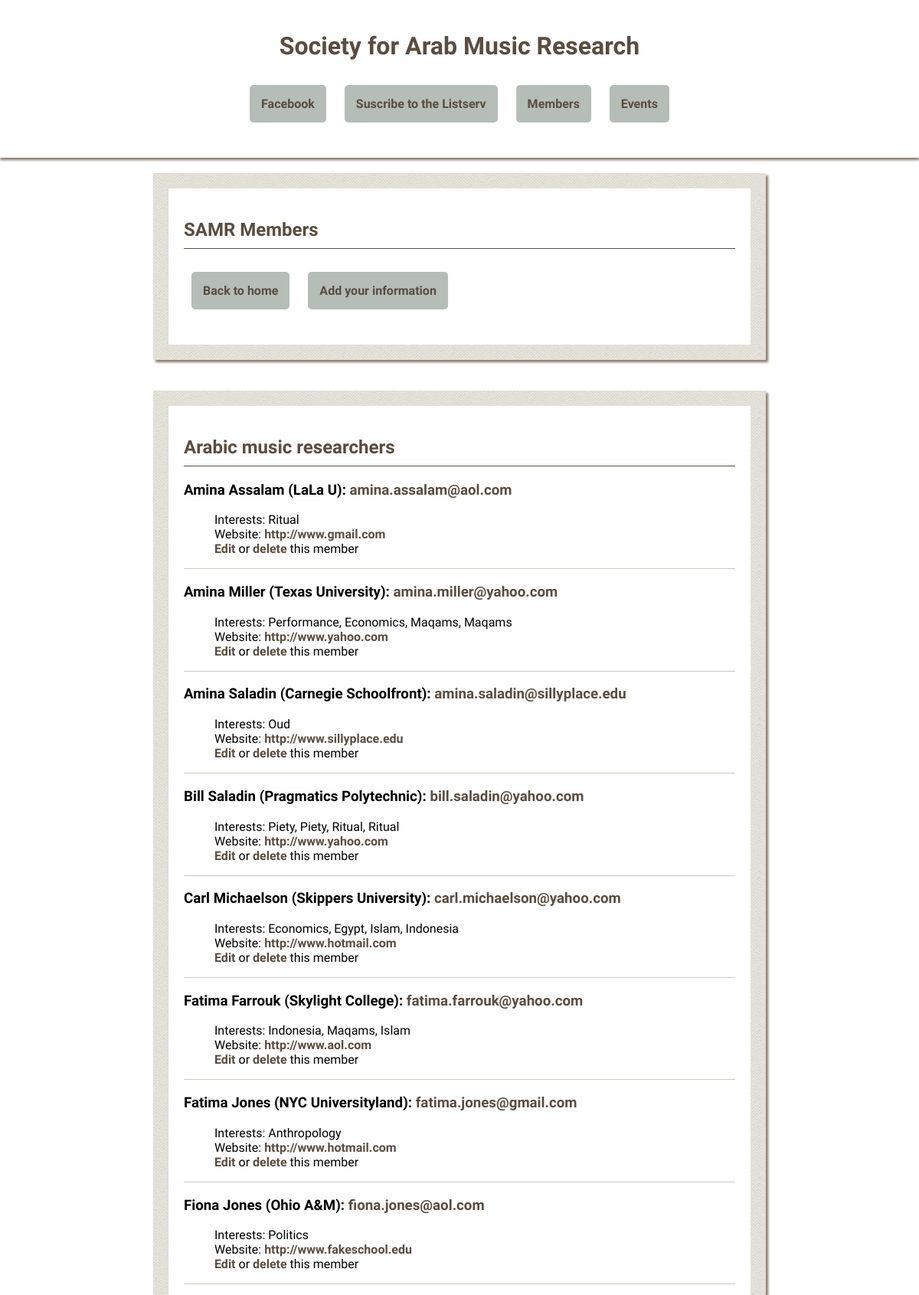
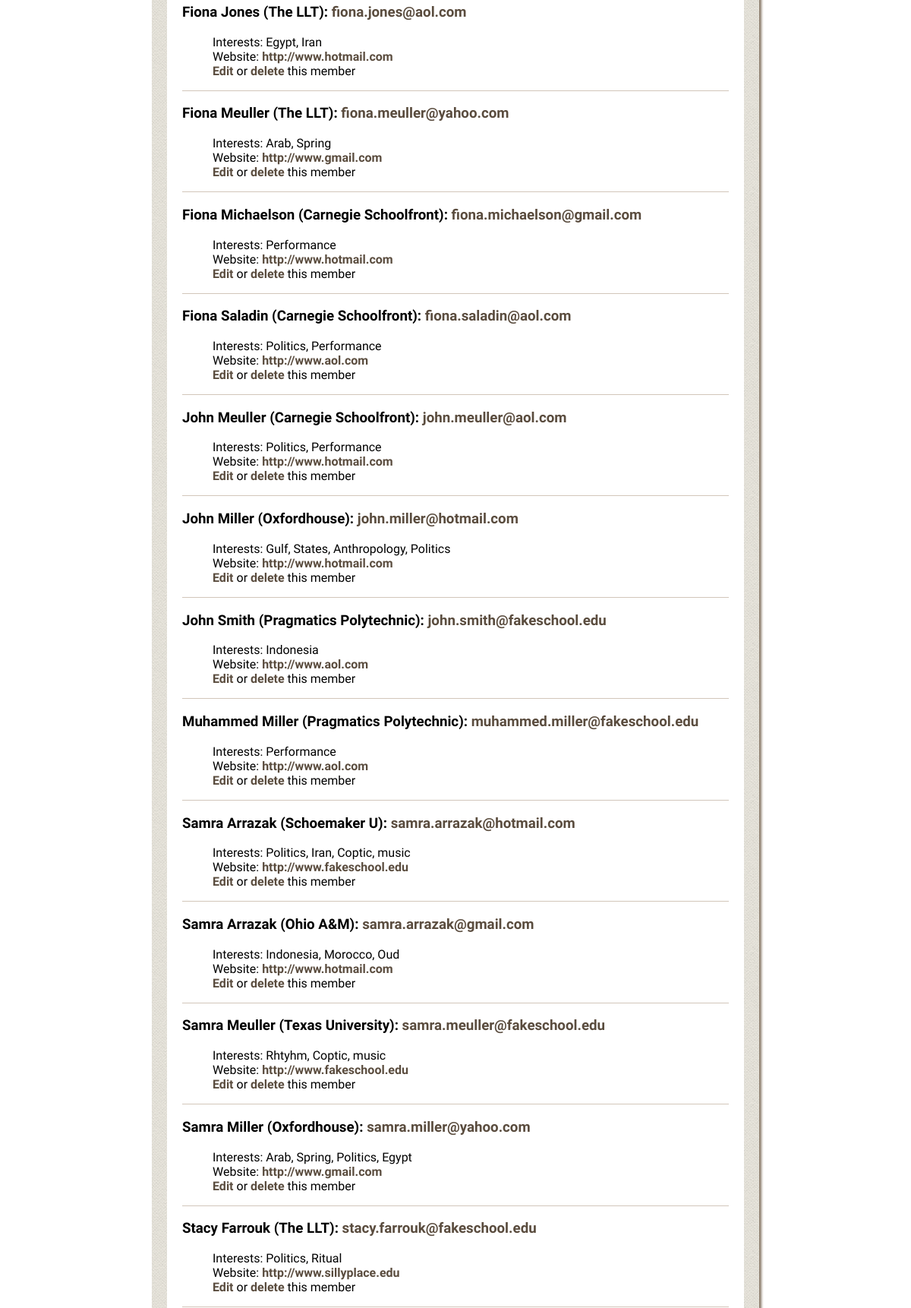
The page /bios/ (upper part) on the database its author committed (2 pictures, top to bottom).
### samr_db_setup.py (models this page shows)
class Bio(Base):
	__tablename__ = 'bio'
	name = Column(String(80), nullable = False)
	affiliation = Column(String(250), nullable = True)
	interests = Column(String(250), nullable = True)
	email = Column(String(250), nullable = True)
	website = Column(String(250), nullable = True)
	id = Column(Integer, primary_key = True)

### samr.py (the view)
@app.route('/bios/')
def bios():
	bios = session.query(Bio).order_by(Bio.name).all()
	return render_template('bios.html', bios = bios)

### templates/bios.html (shortened to what this page needs)
<html>
<head>
	<link rel=stylesheet type=text/css href="{{ url_for('static', filename = 'styles.css') }}">
</head>
<body>
<div id = "header">
	<a href = "{{ url_for('home') }}"><h1>Society for Arab Music Research</h1></a>
	<p class = "menu">
		<span class="menu-item"><a class='button' href= "https://www.facebook.com/groups/378262162265234" target = "_blank">Facebook</a></span>
		<span class="menu-item"><a class='button' href="http://www.mailman.srv.ualberta.ca/mailman/listinfo/samr-list" target="_blank">Suscribe to the Listserv</a></span>
		<span class="menu-item"><a class='button' href="{{ url_for( 'bios' ) }}">Members</a></span>
		<span class="menu-item"><a class='button' href="{{ url_for( 'events' ) }}">Events</a></span>
	</p>
</div>
<div id = "wrapper">
	<div class='outer full'>
		<div class = 'inner'>
			<h2>SAMR Members</h2>
			<p><a class = 'button' href= "{{ url_for('home') }}">Back to home</a>
			<a class = 'button' href="{{ url_for('addBio') }}">Add your information</a></p>
		</div>
	</div>
	<div class='outer full'>
		<div class = 'inner'>
			<h2>Arabic music researchers</h2>
			{% for b in bios %}
			<div class = 'bio-list'>
				<h3>{{ b.name }}{% if b.affiliation != None %} ({{ b.affiliation }}){% endif %}: <a href='mailto:{{ b.email }}'>{{ b.email }}</a></h3>
			<ul style='list-style: none'>
				<li>Interests: {{ b.interests }}</li>
				<li>Website: <a href="{{ b.website }}" target="_blank">{{ b.website }}</a></li>
				<li><a href="{{ url_for('editBio', bio_id=b.id) }}">Edit</a> or
						<a href="{{ url_for('deleteBio', bio_id=b.id) }}">delete</a> this member</a></li>
			</ul>
			</div>
			{% endfor %}
		</div>
	</div>
</div>
</body>

### static/styles.css (style rules this page uses)
@media screen and (min-width: 801px) { #wrapper { width: 800px; } }
@media screen and (min-width: 801px) { .outer { width: calc((100% - 100px) / 2); margin-top: 20px; margin-bottom: 20px; } }
@media screen and (min-width: 801px) { .full { width: calc(100% - 40px); } }
body { font-family: 'Old Standard TT', serif; margin: 0px 0px; background-image: url('/static/bg.jpg'); background-size: cover; background-attachment: fixed; }
h1 { font-family: 'Dancing Script', cursive; font-weight: 700; color: #5a4c3e; }
h2 { color: #5a4c3e; font-family: 'Dancing Script', cursive; font-weight: 700; display: block; padding-bottom: 10px; border-bottom: 1px solid #5a4c3e; }
a { text-decoration: none; font-weight: 700; color: #5a4c3e; }
#header { text-align: center; padding-top: 20px; padding-bottom: 20px; background: white; margin: 0; box-shadow: 0px 3px 3px #897968; }
.menu-item { list-style: none; display: inline-block; border-radius: 5px; }
.button { display: inline-block; padding: 15px; background-color: #b4beb7; border-radius: 5px; margin: 10px; }
#wrapper { margin: auto; }
.outer { display: inline-block; padding: 20px; background-image: url('/static/paper.png'); box-shadow: 3px 3px 3px #897968; }
.inner { background-color: white; margin: 0px; padding: 20px; }
.bio-list { display: block; border-bottom: 1px solid #d2c6ba; }

### rows shown on the page
Bio: name "Amina Assalam", affiliation "LaLa U", email "amina.assalam@aol.com", interests "Ritual", website "http://www.gmail.com"
Bio: name "Amina Miller", affiliation "Texas University", email "amina.miller@yahoo.com", interests "Performance, Economics, Maqams, Maqams", website "http://www.yahoo.com"
Bio: name "Amina Saladin", affiliation "Carnegie Schoolfront", email "amina.saladin@sillyplace.edu", interests "Oud", website "http://www.sillyplace.edu"
Bio: name "Bill Saladin", affiliation "Pragmatics Polytechnic", email "bill.saladin@yahoo.com", interests "Piety, Piety, Ritual, Ritual", website "http://www.yahoo.com"
Bio: name "Carl Michaelson", affiliation "Skippers University", email "carl.michaelson@yahoo.com", interests "Economics, Egypt, Islam, Indonesia", website "http://www.hotmail.com"
Bio: name "Fatima Farrouk", affiliation "Skylight College", email "fatima.farrouk@yahoo.com", interests "Indonesia, Maqams, Islam", website "http://www.aol.com"
Bio: name "Fatima Jones", affiliation "NYC Universityland", email "fatima.jones@gmail.com", interests "Anthropology", website "http://www.hotmail.com"
Bio: name "Fiona Jones", affiliation "Ohio A&M", email "fiona.jones@aol.com", interests "Politics", website "http://www.fakeschool.edu"
Bio: name "Fiona Jones", affiliation "The LLT", email "fiona.jones@aol.com", interests "Egypt, Iran", website "http://www.hotmail.com"
Bio: name "Fiona Meuller", affiliation "The LLT", email "fiona.meuller@yahoo.com", interests "Arab, Spring", website "http://www.gmail.com"
Bio: name "Fiona Michaelson", affiliation "Carnegie Schoolfront", email "fiona.michaelson@gmail.com", interests "Performance", website "http://www.hotmail.com"
Bio: name "Fiona Saladin", affiliation "Carnegie Schoolfront", email "fiona.saladin@aol.com", interests "Politics, Performance", website "http://www.aol.com"
Bio: name "John Meuller", affiliation "Carnegie Schoolfront", email "john.meuller@aol.com", interests "Politics, Performance", website "http://www.hotmail.com"
Bio: name "John Miller", affiliation "Oxfordhouse", email "john.miller@hotmail.com", interests "Gulf, States, Anthropology, Politics", website "http://www.hotmail.com"
Bio: name "John Smith", affiliation "Pragmatics Polytechnic", email "john.smith@fakeschool.edu", interests "Indonesia", website "http://www.aol.com"
Bio: name "Muhammed Miller", affiliation "Pragmatics Polytechnic", email "muhammed.miller@fakeschool.edu", interests "Performance", website "http://www.aol.com"
Bio: name "Samra Arrazak", affiliation "Schoemaker U", email "samra.arrazak@hotmail.com", interests "Politics, Iran, Coptic, music", website "http://www.fakeschool.edu"
Bio: name "Samra Arrazak", affiliation "Ohio A&M", email "samra.arrazak@gmail.com", interests "Indonesia, Morocco, Oud", website "http://www.hotmail.com"
Bio: name "Samra Meuller", affiliation "Texas University", email "samra.meuller@fakeschool.edu", interests "Rhtyhm, Coptic, music", website "http://www.fakeschool.edu"
Bio: name "Samra Miller", affiliation "Oxfordhouse", email "samra.miller@yahoo.com", interests "Arab, Spring, Politics, Egypt", website "http://www.gmail.com"
Bio: name "Stacy Farrouk", affiliation "The LLT", email "stacy.farrouk@fakeschool.edu", interests "Politics, Ritual", website "http://www.sillyplace.edu"
